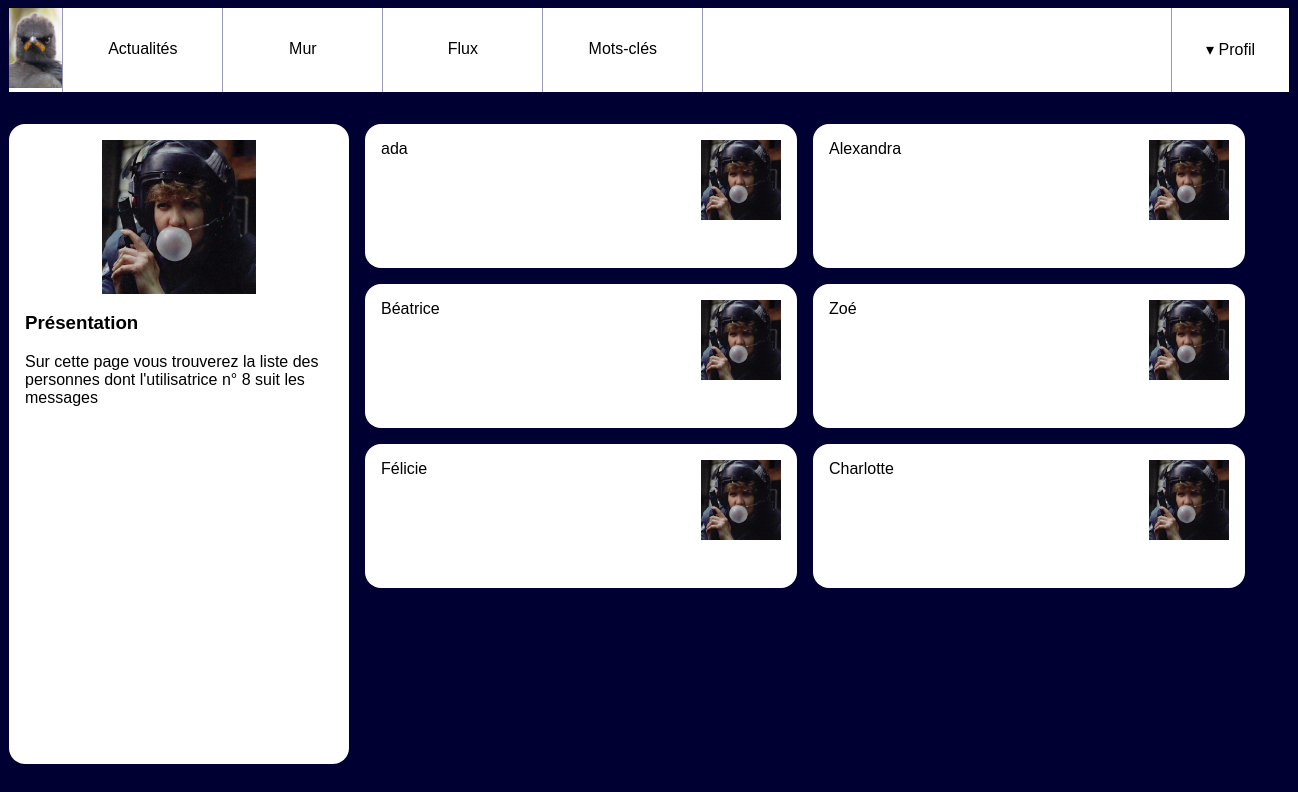
/pages/subscriptions.php?user_id=8 (signed in), run on the app's committed database.
### tables this page shows
CREATE TABLE `users` (
  `id` int(10) UNSIGNED NOT NULL,
  `email` varchar(255) NOT NULL,
  `password` varchar(255) NOT NULL,
  `alias` varchar(255) NOT NULL
);

### pages/subscriptions.php (the view)
<?php
require 'header.php';
?>
        <div id="wrapper">
            <aside>
                <img src="user.jpg" alt="Portrait de l'utilisatrice"/>
                <section>
                    <h3>Présentation</h3>
                    <p>Sur cette page vous trouverez la liste des personnes dont
                        l'utilisatrice
                        n° <?php echo $_GET['user_id'] ?>
                        suit les messages
                    </p>
                </section>
            </aside>
            <main class='contacts'>
                <?php
                $userId = $_GET['user_id'];
                $mysqli = new mysqli("localhost", "root", "root", "socialnetwork");
                $laQuestionEnSql = "SELECT `users`.* "
                        . "FROM `followers` "
                        . "LEFT JOIN `users` ON `users`.`id`=`followers`.`followed_user_id` "
                        . "WHERE `followers`.`following_user_id`='" . intval($userId) . "'"
                        . "GROUP BY `users`.`id`"
                ;
                $lesInformations = $mysqli->query($laQuestionEnSql);
                while ($follower = $lesInformations->fetch_assoc())
                {
                ?>
                <article>
                    <img src="user.jpg" alt="blason"/>
                    <h3><nav>
                        <a href="wall.php?user_id=<?php echo $follower['id'] ?>"><?php echo $follower['alias'] ?></a>
                    </nav></h3>
                </article>
                <?php
                }
                ?>
            </main>
        </div>
    </body>
</html>

### pages/style.css (style rules this page uses)
body { background-color: #003; font-family: Arial; }
a { text-decoration: none; color: black; }
#wrapper { display: flex; width: 80em; margin: 0 auto 2em auto; }
#wrapper aside { background-color: #fff; flex: 1; padding: 1em; border-radius: 1em; }
#wrapper aside img { display: block; width: 50%; margin: auto; }
#wrapper main { flex: 3; padding-left: 1em; height: 80vh; overflow-y: scroll; }
#wrapper main article { background-color: #fff; padding: 1em; margin-bottom: 1em; border-radius: 1em; }
#wrapper main article h3 { margin: 0; padding: 0; font-weight: normal; font-size: 1em; }
.contacts { display: flex; flex-wrap: wrap; align-items: flex-start; align-content: flex-start; }
.contacts article { width: 25em; height: 7em; margin-right: 1em; }
.contacts article img { float: right; height: 5em; }

### data on the page
users: alias "ada"
users: alias "Alexandra"
users: alias "Béatrice"
users: alias "Zoé"
users: alias "Félicie"
users: alias "Charlotte"

### other printed values
$_GET['user_id'] "8"
